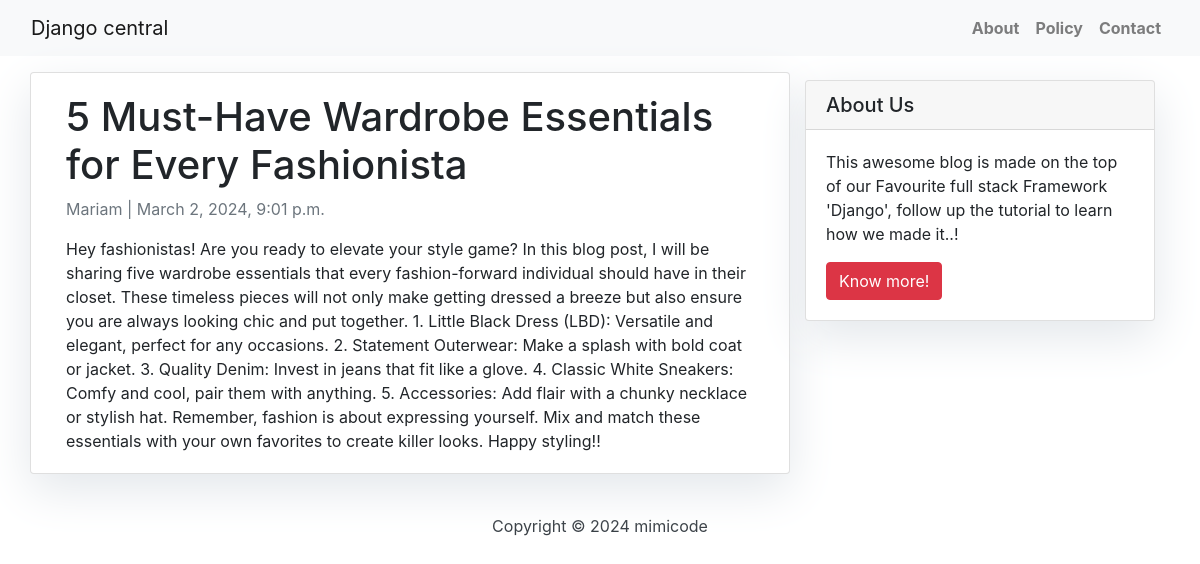
/first-post/, run on the app's committed database.
### app/models.py (models this page shows, shortened)
class Post(models.Model):
    STATUS = (
        (0,"Draft"),
        (1,"Publish")
    )
    title = models.CharField(max_length=200, unique=True)
    slug = models.SlugField(max_length=200, unique=True)
    author = models.ForeignKey(User, on_delete= models.CASCADE,related_name='blog_posts')
    updated_on = models.DateTimeField(auto_now= True)
    content = models.TextField()
    created_on = models.DateTimeField(auto_now_add=True)
    status = models.IntegerField(choices=STATUS, default=0)
    class Meta:
        ordering = ['-created_on']

### app/views.py (the view)
# urls.py: path('<slug:slug>/', views.PostDetail.as_view(), name='post_detail'),
class PostDetail(generic.DetailView):
    model = Post
    template_name = 'post_detail.html'

### templates/post_detail.html
{% extends 'base.html' %}
{% block content %}
<div class="container">
  <div class="row">
    <div class="col-md-8 card mb-4  mt-3 left  top">
      <div class="card-body">
        <h1>{% block title %} {{ object.title }} {% endblock title %}</h1>
        <p class=" text-muted">{{ post.author }} | {{ post.created_on }}</p>
        <p class="card-text ">{{ object.content | safe }}</p>
      </div>
    </div>
    {% block sidebar %} {% include 'sidebar.html' %} {% endblock sidebar %}
  </div>
</div>
{% endblock content %}

### templates/sidebar.html (style rules this page uses)
.card { box-shadow: 0 16px 48px #E3E7EB; }

### data on the page
Post: title "5 Must-Have Wardrobe Essentials for Every Fashionista", author "Mariam", created_on "March 2, 2024, 9:01 p.m.", content "Hey fashionistas! Are you ready to elevate your style game? In this blog post, I will be sharing five wardrobe essentials that every fashion-forward individual should have in their closet. These timeless pieces will not only make getting dressed a breeze but also ensure you are always looking chic and put together. 1. Little Black Dress (LBD): Versatile and elegant, perfect for any occasions. 2. Statement Outerwear: Make a splash with bold coat or jacket. 3. Quality Denim: Invest in jeans that fit like a glove. 4. Classic White Sneakers: Comfy and cool, pair them with anything. 5. Accessories: Add flair with a chunky necklace or stylish hat. Remember, fashion is about expressing yourself.…"
